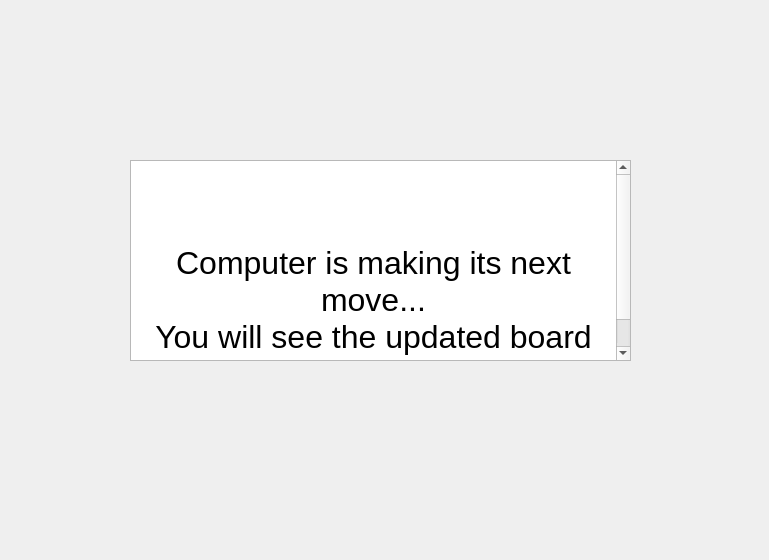
<?xml version="1.0" encoding="UTF-8"?>
<ui version="4.0">
 <class>Form</class>
 <widget class="QWidget" name="Form">
  <property name="geometry">
   <rect>
    <x>0</x>
    <y>0</y>
    <width>769</width>
    <height>560</height>
   </rect>
  </property>
  <property name="windowTitle">
   <string>Form</string>
  </property>
  <widget class="QTextEdit" name="textEdit">
   <property name="geometry">
    <rect>
     <x>130</x>
     <y>160</y>
     <width>501</width>
     <height>201</height>
    </rect>
   </property>
   <property name="html">
    <string>&lt;!DOCTYPE HTML PUBLIC &quot;-//W3C//DTD HTML 4.0//EN&quot; &quot;http://www.w3.org/TR/REC-html40/strict.dtd&quot;&gt;
&lt;html&gt;&lt;head&gt;&lt;meta name=&quot;qrichtext&quot; content=&quot;1&quot; /&gt;&lt;style type=&quot;text/css&quot;&gt;
p, li { white-space: pre-wrap; }
&lt;/style&gt;&lt;/head&gt;&lt;body style=&quot; font-family:'.AppleSystemUIFont'; font-size:13pt; font-weight:400; font-style:normal;&quot;&gt;
&lt;p align=&quot;center&quot; style=&quot;-qt-paragraph-type:empty; margin-top:0px; margin-bottom:0px; margin-left:0px; margin-right:0px; -qt-block-indent:0; text-indent:0px;&quot;&gt;&lt;br /&gt;&lt;/p&gt;
&lt;p align=&quot;center&quot; style=&quot;-qt-paragraph-type:empty; margin-top:0px; margin-bottom:0px; margin-left:0px; margin-right:0px; -qt-block-indent:0; text-indent:0px;&quot;&gt;&lt;br /&gt;&lt;/p&gt;
&lt;p align=&quot;center&quot; style=&quot;-qt-paragraph-type:empty; margin-top:0px; margin-bottom:0px; margin-left:0px; margin-right:0px; -qt-block-indent:0; text-indent:0px;&quot;&gt;&lt;br /&gt;&lt;/p&gt;
&lt;p align=&quot;center&quot; style=&quot;-qt-paragraph-type:empty; margin-top:0px; margin-bottom:0px; margin-left:0px; margin-right:0px; -qt-block-indent:0; text-indent:0px;&quot;&gt;&lt;br /&gt;&lt;/p&gt;
&lt;p align=&quot;center&quot; style=&quot; margin-top:0px; margin-bottom:0px; margin-left:0px; margin-right:0px; -qt-block-indent:0; text-indent:0px;&quot;&gt;&lt;span style=&quot; font-size:24pt;&quot;&gt;Computer is making its next move...&lt;/span&gt;&lt;/p&gt;
&lt;p align=&quot;center&quot; style=&quot; margin-top:0px; margin-bottom:0px; margin-left:0px; margin-right:0px; -qt-block-indent:0; text-indent:0px;&quot;&gt;&lt;span style=&quot; font-size:24pt;&quot;&gt;You will see the updated board soon.&lt;/span&gt;&lt;/p&gt;&lt;/body&gt;&lt;/html&gt;</string>
   </property>
  </widget>
 </widget>
 <resources/>
 <connections/>
</ui>
